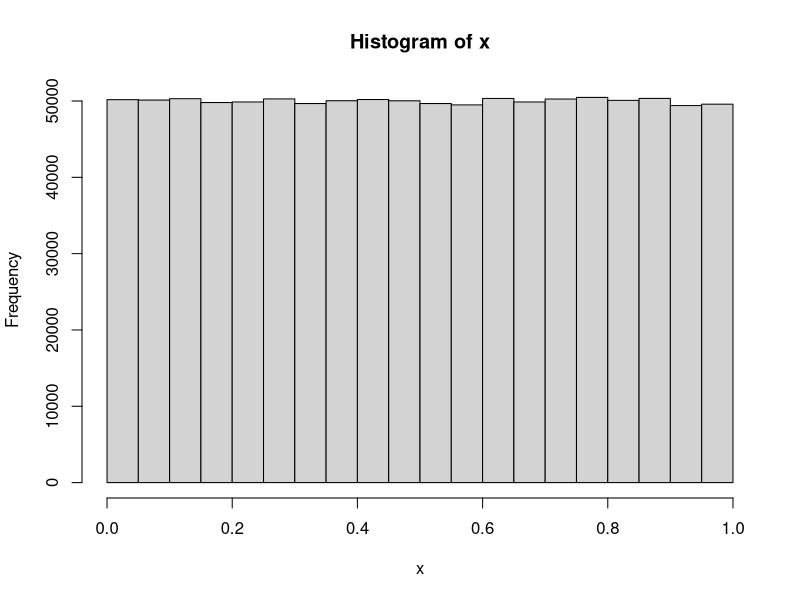
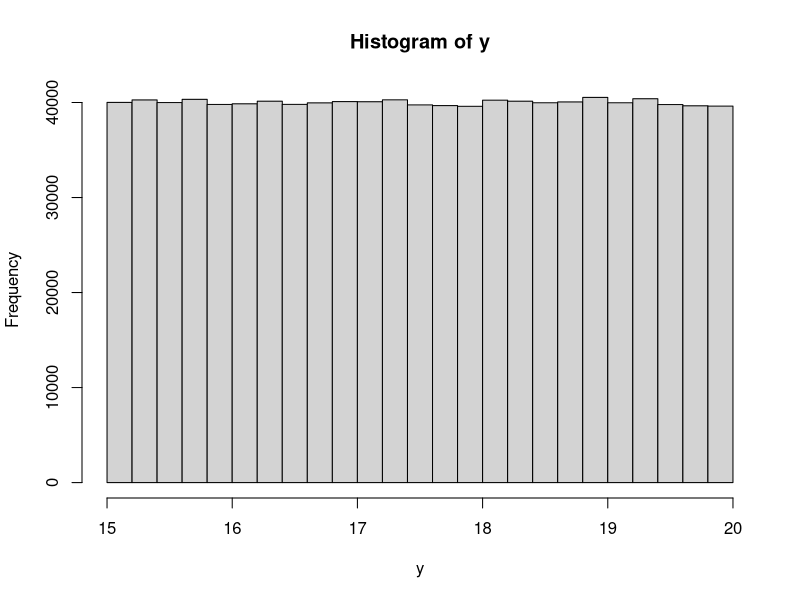
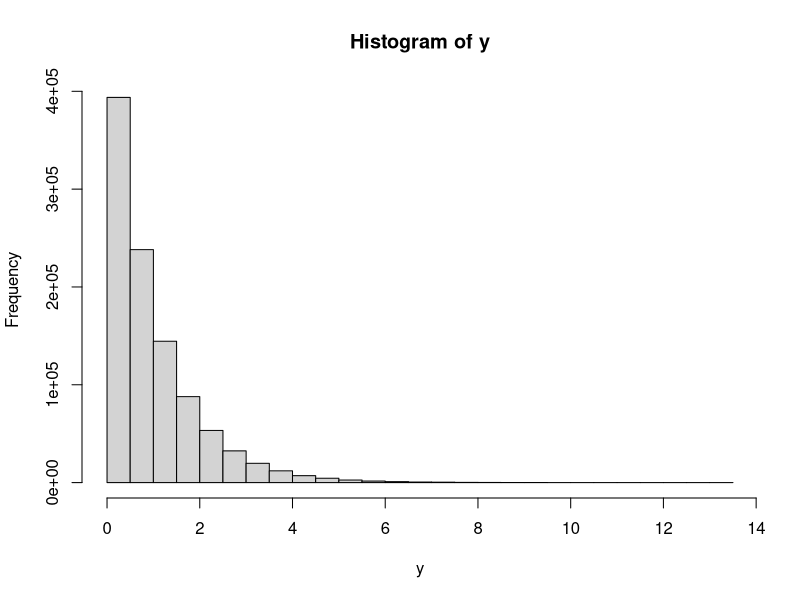
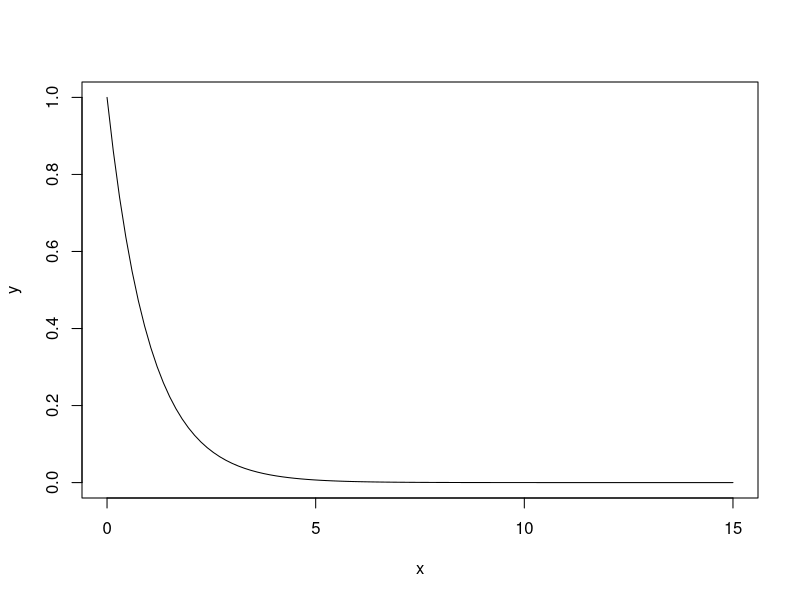

The R script that drew these images, in order:
# 6.a)
n <- 10^6
a <- 15
b <- 20

x <- runif(n)
hist(x)
y <- (b - a) * x + a
hist(y)
# Muunnetut luvut näyttävät tasajakautuneilta välillä 15 ja 20.
# Histogrammi siis vastaa
# "Tasainen jakauma säilyy lineaarimuunnoksissa"
# -lauseen odotuksia.


# 6.b)
y <- -log(x)
# Tutkitaan histogrammia
hist(y)

# Verrataan eksponenttijakauman Exp(1) tiheysfunktioon, kun lambda > 0
curve(exp(-x), from = 0, to = 15, , xlab = "x", ylab = "y")

# Verrataan vielä tapahtuman Y <= 2 suhteellista frekvenssiä
# (sum(y <= 2) / n) kyseisen tapahtuman todennäköisyyteen, jos Y ∼ Exp(1).
# TODO
rel_freq <- sum(y <= 2) / n
rel_freq

# laske Y ~ Exp(1) numeerinen arvo ja vertaa test -muuttujaan
# eksponenttifunktion kertymäfunktio lasketaan kaavalla
#  1 - e^(-lambda * x) = 1 - e^-2 ~= 0,864665